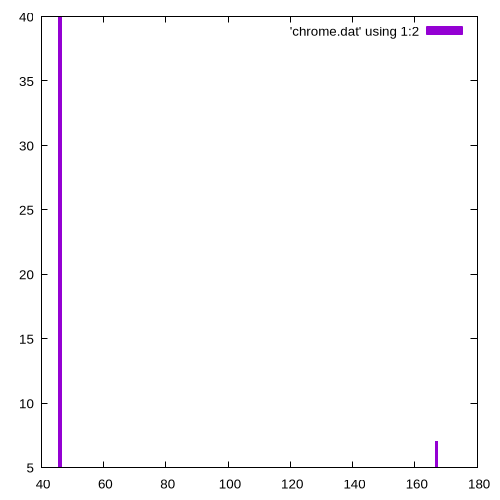

The gnuplot source for this figure:
set terminal pngcairo font "arial,10" size 500,500
set output 'barchart.png'
set boxwidth 0.75
set style fill solid

  plot 'chrome.dat' using 1:2 with boxes

  
